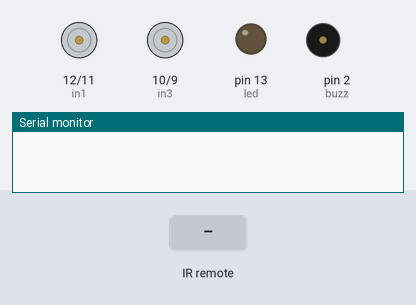
The sketch below on a simulated Arduino Uno, built with avr-gcc and run on an emulated ATmega328P. Shown: motor-driver pin pairs drawn as motors (green arrow = first pin HIGH = forward, orange = second pin HIGH = backward, longer = more drive, scaled by the enable pin), output pins drawn as LEDs (lit = HIGH), buzzer (waves = sounding, pin HIGH), the last lines printed to the serial monitor. The inputs (shaded band) are chosen by the test bench.

Above: at 1.2 s.
1.3 s: infrared code 0xFF6897 received
At 1.4 s:
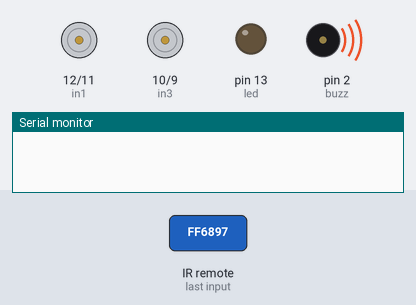
3.3 s: infrared code 0xFF18E7 received
At 4.5 s:
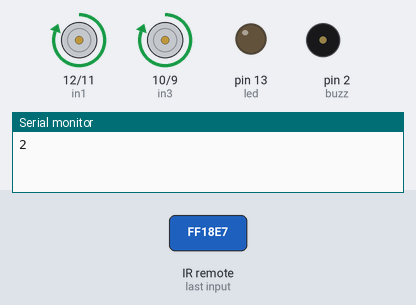
4.8 s: infrared code 0xFF30CF received
At 5.6 s:
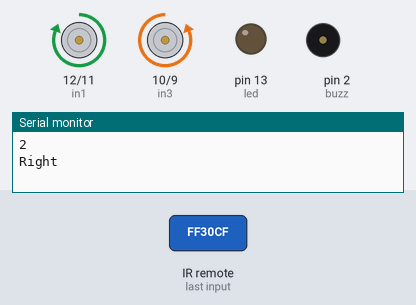
6.3 s: infrared code 0xFF5AA5 received
At 6.8 s:
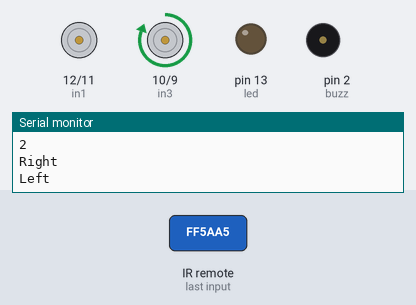
7.8 s: infrared code 0xFF10EF received
At 9.0 s:
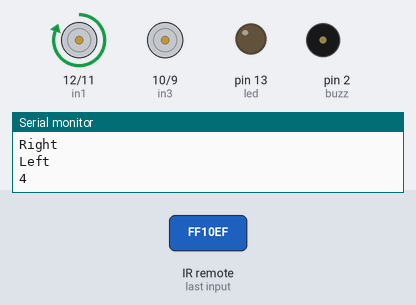
9.3 s: infrared code 0xFF7A85 received
At 10.3 s:
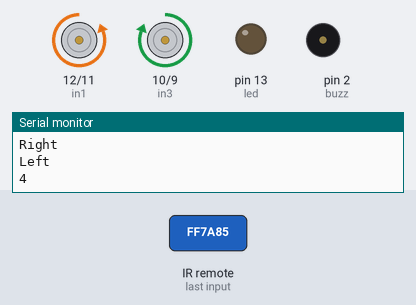
Timing chart, 0 to 11.8 s (numbered marks = the images above; inputs shaded):
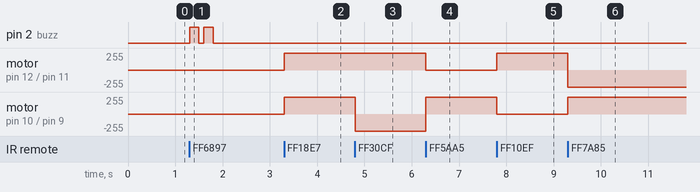

The sketch:

ArduinoIR.ino
```cpp
#include <IRremote.h> // Imports the library to use IR remote

int led = 13; // LED to signal the button press in remote
int pin_rec = 4; // The pin receives the button press signals

IRrecv irrecv(pin_rec);
decode_results results; // Decodes the result from the IR remote

// Pins for motor A (Front right and rear right)
int enA = 8; // Enable pin for motor A
// Pin to control the state of the power pins of the motor A
int in1 = 12;
int in2 = 11;

// Pins for motor B (Front left and rear left)
int enB = 7; // Enable pin for motor B
// Pin to control the state of the power pins of the motor B
int in3 = 10;
int in4 = 9;

int buzz = 2; // Setting pin for the buzzer pin

// Setting up the arduino before running the loop
void setup()
{

Serial.begin(9600);

pinMode(led,OUTPUT); // Sets the LED to output
digitalWrite(led,LOW); // Sets the LED to low, i.e. turned off

irrecv.enableIRIn(); // Enables the IR input

// Since all the motors are output, we set them as such
  pinMode(enA, OUTPUT);
  pinMode(enB, OUTPUT);
  pinMode(in1, OUTPUT);
  pinMode(in2, OUTPUT);
  pinMode(in3, OUTPUT);
  pinMode(in4, OUTPUT);
  pinMode(buzz, OUTPUT); // The buzzer is also the output
}

// The loop function runs over and over again as long as the power of the arduino is turned on.

void loop()
{
if (irrecv.decode(&results)) // Checks if the button has been pressed, if true moves forward in the loop
{

digitalWrite(led,LOW);

irrecv.resume();
// First we need to find the hexadecimal value for the buttons
if (results.value == 0xFF6897) // Checks if the mapped button has been pressed
  {
  // If true, the buzzer turns on and moves forward on the loop
  digitalWrite(buzz, HIGH);
  delay(200);
  digitalWrite(buzz, LOW);
  delay(100);
  digitalWrite(buzz, HIGH);
  delay(200);
  digitalWrite(buzz, LOW);
  }

if (results.value == 0xFF18E7) // For the forward movement of the robot
{
 Serial.println("2"); // Prints "2" if the button 2 is pressed

  //For motor A
  // Turns on the motors on the forward direction and sets the speed to 200
  digitalWrite(in1, HIGH);
  digitalWrite(in2, LOW);
  analogWrite(enA, 200);

  // For motor B
  // Turns on the motors on the forward direction and sets the speed to 200
  digitalWrite(in3, HIGH);
  digitalWrite(in4, LOW);
  analogWrite(enB, 200);

}

else if(results.value == 0xFF10EF) // For the left movement of the robot
{

  Serial.println("4"); // Prints "4" if the button 4 is pressed

  // For motor A
  // Turns on the motors on the forward direction and sets the speed to 200
  digitalWrite(in1, HIGH);
  digitalWrite(in2, LOW);
  analogWrite(enA, 200);

  // For motor B
  // Turns off the motor
  digitalWrite(in3, LOW);
  digitalWrite(in4, LOW);
  analogWrite(enB, 200);
}

else if(results.value == 0xFF30CF) // For the rotational movement of the robot clockwise
{

  Serial.println("Right"); // Prints "Right" if the button is pressed

  // For motor A
  // Turns on the motors on the forward direction and sets the speed to 200
  digitalWrite(in1, HIGH);
  digitalWrite(in2, LOW);
  analogWrite(enA, 200);

  // For motor B
  // Turns on the motors on the backward direction and sets the speed to 200
  digitalWrite(in3, LOW);
  digitalWrite(in4, HIGH);
  analogWrite(enB, 200);

}

else if(results.value == 0xFF5AA5) // For the rotational movement of the robot to the left
{

 Serial.println("Left"); // Prints "Left" if the button is pressed

  // For motor A
  // Turns off the two motors
  digitalWrite(in1, LOW);
  digitalWrite(in2, LOW);
  analogWrite(enA, 200);

  // For motor B
  // Turns on the motors on the forward direction and sets the speed to 200
  digitalWrite(in3, HIGH);
  digitalWrite(in4, LOW);
  analogWrite(enB, 200);

}

else if(results.value == 0xFF7A85)
{

  // For motor A
  // Turns on the motors on the backward direction and sets the speed to 200
  digitalWrite(in1, LOW);
  digitalWrite(in2, HIGH);
  analogWrite(enA, 200);

  // For motor B
  // Turns on the motors on the forward direction and sets the speed to 200
  digitalWrite(in3, HIGH);
  digitalWrite(in4, LOW);
  analogWrite(enB, 200);

}

else if(results.value == 0xFF4AB5)
{

  // For motor A
  // Turns on the motors on the backward direction and sets the speed to 200
  digitalWrite(in1, LOW);
  digitalWrite(in2, HIGH);
  analogWrite(enA, 200);

  // For motor B
  // Turns on the motors on the backward direction and sets the speed to 200
  digitalWrite(in3, LOW);
  digitalWrite(in4, HIGH);
  analogWrite(enB, 200);

}

else if(results.value == 0xFF38C7)
{

  // For motor A
  // Turns off the motor
  digitalWrite(in1, LOW);
  digitalWrite(in2, LOW);
  analogWrite(enA, 200);

  // For motor B
  // Turns off the motor
  digitalWrite(in3, LOW);
  digitalWrite(in4, LOW);
  analogWrite(enB, 200);
}
}
}
```

Measured:
- after the input at 1.3 s, pin 2 (buzz): alternates HIGH for 0.20 s and LOW for 0.10 s, 4 changes in all, then stays LOW, starting at once
- after the input at 3.3 s, motor on pin 12 (in1) / pin 11 (in2), motor on pin 10 (in3) / pin 9 (in4): stopped → forward 255/255 at once
- after the input at 4.8 s, motor on pin 10 (in3) / pin 9 (in4): forward 255/255 → backward 255/255 at once
- after the input at 6.3 s, motor on pin 12 (in1) / pin 11 (in2): forward 255/255 → stopped at once; motor on pin 10 (in3) / pin 9 (in4): backward 255/255 → forward 255/255 at once
- after the input at 7.8 s, motor on pin 12 (in1) / pin 11 (in2): stopped → forward 255/255 at once; motor on pin 10 (in3) / pin 9 (in4): forward 255/255 → stopped at once
- after the input at 9.3 s, motor on pin 12 (in1) / pin 11 (in2): forward 255/255 → backward 255/255 at once; motor on pin 10 (in3) / pin 9 (in4): stopped → forward 255/255 at once
